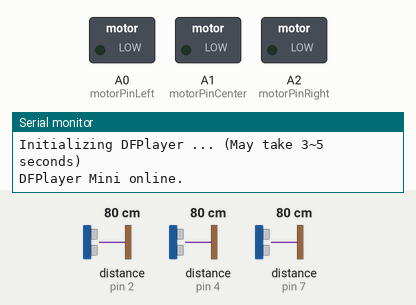
The sketch below on a simulated Arduino Uno, built with avr-gcc and run on an emulated ATmega328P. Shown: switched loads named in the sketch (green lamp = pin HIGH), the last lines printed to the serial monitor. Wiring (inferred from the names in the program): 3 × ultrasonic range finder: trigger pin 3, echo pin 2 / trigger pin 5, echo pin 4 / trigger pin 6, echo pin 7. The test bench sets the inputs (shaded band); at power-on: distance to the obstacle (sensors on pin 2, pin 4, pin 7) 80 cm. The echo pulse lasts 58.3 µs per cm; the audio player accepts every command and is not drawn; pins used as bus, display or sensor lines are not drawn.

Above: at 1.7 s.
1.8 s: distance to the obstacle (sensor on pin 2) set to 56 cm
3.3 s: distance to the obstacle (sensor on pin 2) set to 46 cm
At 3.7 s:
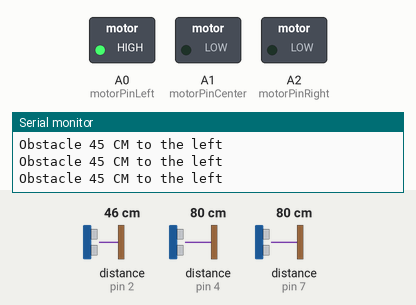
4.8 s: distance to the obstacle (sensor on pin 4) set to 54 cm
7.8 s: distance to the obstacle (sensor on pin 4) set to 47 cm
At 8.8 s:
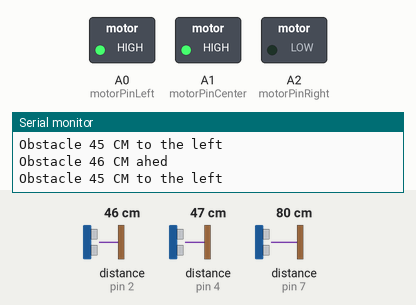
9.3 s: distance to the obstacle (sensor on pin 7) set to 54 cm
12.3 s: distance to the obstacle (sensor on pin 7) set to 46 cm
At 12.7 s:
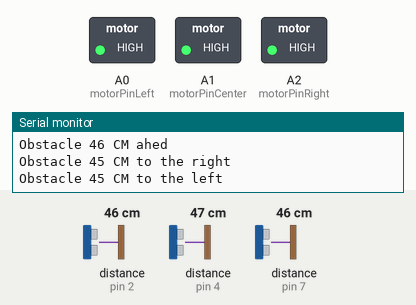
Timing chart, 0 to 14.8 s (numbered marks = the images above; inputs shaded):
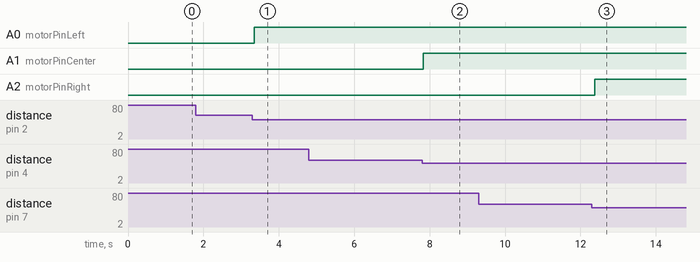

The sketch:

blind_guide.ino
```cpp
#include <Arduino.h>
#include <SoftwareSerial.h>
#include <DFRobotDFPlayerMini.h>
SoftwareSerial mp3SoftwareSerial(10, 11); // RX, TX
DFRobotDFPlayerMini DFPlayer;
const int trigPin1 = 3;
const int echoPin1 = 2;
const int trigPin2 = 5;
const int echoPin2 = 4;
const int trigPin3 = 6;
const int echoPin3 = 7;
int leftduration;
int rightduration;
int centerduration;
int calcDistance1;
int calcDistance2;
int calcDistance3;

int minLeftDistance   = 50;
int minCenterDistance = 50;
int minRightDistance  =  50;

const int motorPinRight  = A2;
const int motorPinCenter = A1;
const int motorPinLeft   = A0;

static unsigned long timer = millis();

int waitTime = 3500;
void printDetail(uint8_t type, int value){
  switch (type) {
    case TimeOut:
      Serial.println(F("Time Out!"));
      break;
    case WrongStack:
      Serial.println(F("Stack Wrong!"));
      break;
    case DFPlayerCardInserted:
      Serial.println(F("Card Inserted!"));
      break;
    case DFPlayerCardRemoved:
      Serial.println(F("Card Removed!"));
      break;
    case DFPlayerCardOnline:
      Serial.println(F("Card Online!"));
      break;
    case DFPlayerPlayFinished:
      Serial.print(F("Number:"));
      Serial.print(value);
      Serial.println(F(" Play Finished!"));
      break;
    case DFPlayerError:
      Serial.print(F("DFPlayerError:"));
      switch (value) {
        case Busy:
          Serial.println(F("Card not found"));
          break;
        case Sleeping:
          Serial.println(F("Sleeping"));
          break;
        case SerialWrongStack:
          Serial.println(F("Get Wrong Stack"));
          break;
        case CheckSumNotMatch:
          Serial.println(F("Check Sum Not Match"));
          break;
        case FileIndexOut:
          Serial.println(F("File Index Out of Bound"));
          break;
        case FileMismatch:
          Serial.println(F("Cannot Find File"));
          break;
        case Advertise:
          Serial.println(F("In Advertise"));
          break;
        default:
          break;
      }
      break;
    default:
      break;
  }
}
void leftAlert(int distance) {

  if (millis() - timer > waitTime) {
    timer = millis();
    DFPlayer.playLargeFolder(01, distance+1);
  }
  if (DFPlayer.available()) {
    printDetail(DFPlayer.readType(), DFPlayer.read()); //Print the detail message from DFPlayer
  }
}

void centerAlert(int distance) {

  if (millis() - timer > waitTime) {
    timer = millis();
    DFPlayer.playLargeFolder(02, distance+1);
  }
  if (DFPlayer.available()) {
    printDetail(DFPlayer.readType(), DFPlayer.read()); //Print the detail message from DFPlayer
  }
}

void rightAlert(int distance) {

  if (millis() - timer > waitTime) {
    timer = millis();
    DFPlayer.playLargeFolder(03, distance+1);
  }
  if (DFPlayer.available()) {
    printDetail(DFPlayer.readType(), DFPlayer.read()); //Print the detail message from DFPlayer
  }
}

void setupDFPlayer() {

  mp3SoftwareSerial.begin(9600);
  Serial.println();
  Serial.println(F("Blind assistancs smart glass..."));
  Serial.println(F("Initializing DFPlayer ... (May take 3~5 seconds)"));

  if (!DFPlayer.begin(mp3SoftwareSerial)){
    Serial.println(F("Unable to begin:"));
    Serial.println(F("1.Please recheck the connection!"));
    Serial.println(F("2.Please insert the SD card!"));
    while(true);
  }
  Serial.println(F("DFPlayer Mini online."));

  DFPlayer.setTimeOut(500); //Set serial communictaion time out 500ms
  DFPlayer.volume(30);  //Set volume value (0~30)
  DFPlayer.EQ(DFPLAYER_EQ_NORMAL);
  DFPlayer.outputDevice(DFPLAYER_DEVICE_SD);
}

int checkDistance1()
{
  digitalWrite(trigPin1, LOW);
  delayMicroseconds(2);
  digitalWrite(trigPin1, HIGH);
  delayMicroseconds(10);
  digitalWrite(trigPin1, LOW);
  leftduration = pulseIn(echoPin1, HIGH);
  calcDistance1 = (leftduration * 0.0343) / 2;
  delay(10);
  return calcDistance1;
}int checkDistance2()
{
  digitalWrite(trigPin2, LOW);
  delayMicroseconds(2);
  digitalWrite(trigPin2, HIGH);
  delayMicroseconds(10);
  digitalWrite(trigPin2, LOW);
  centerduration = pulseIn(echoPin2, HIGH);
  calcDistance2 = (centerduration * 0.0343) / 2;
  delay(10);
  return calcDistance2;
}int checkDistance3()
{
  digitalWrite(trigPin3, LOW);
  delayMicroseconds(2);
  digitalWrite(trigPin3, HIGH);
  delayMicroseconds(10);
  digitalWrite(trigPin3, LOW);
  rightduration = pulseIn(echoPin3, HIGH);
  calcDistance3 = (rightduration * 0.0343) / 2;
  delay(10);
  return calcDistance3;
}
void setup() {
  Serial.begin(9600);
    pinMode(trigPin1, OUTPUT);
    pinMode(echoPin1, INPUT);
    pinMode(trigPin2, OUTPUT);
    pinMode(echoPin2, INPUT);
    pinMode(trigPin3, OUTPUT);
    pinMode(echoPin3, INPUT);
    setupDFPlayer();
}

void loop() {


  int leftDistance = checkDistance1();
  int centerDistance  = checkDistance2();
  int rightDistance   = checkDistance3();

//
//   Serial.print("Left: ");
//   Serial.print(leftDistance);
//   Serial.print(", Center: ");
//   Serial.print(centerDistance);
//   Serial.print(", Right: ");
//   Serial.println(rightDistance);
//  delay(100);
  if(leftDistance < minLeftDistance && leftDistance > 1) {

    Serial.print("Obstacle ");
    Serial.print(leftDistance);
    Serial.println(" CM to the left");

    leftAlert(leftDistance);
    analogWrite(motorPinLeft, 512);
  }
  else {
    analogWrite(motorPinLeft, 0);
  }

  if(centerDistance < minCenterDistance && centerDistance > 1) {

    Serial.print("Obstacle ");
    Serial.print(centerDistance);
    Serial.println(" CM ahed");

    centerAlert(centerDistance);
    analogWrite(motorPinCenter, 512);
  }
  else {
    analogWrite(motorPinCenter, 0);
  }

  if(rightDistance < minRightDistance && rightDistance > 1) {

    Serial.print("Obstacle ");
    Serial.print(rightDistance);
    Serial.println(" CM to the right");

    rightAlert(rightDistance);
    analogWrite(motorPinRight, 512);
  }
  else {
    analogWrite(motorPinRight, 0);
  }

}
```

Measured:
- the behaviour switches between 51 and 50 cm on distance to the obstacle (sensor on pin 2) (found by bisection; images 0 and 1)
- the behaviour switches between 51 and 50 cm on distance to the obstacle (sensor on pin 4) (found by bisection; images 1 and 2)
- the behaviour switches between 51 and 50 cm on distance to the obstacle (sensor on pin 7) (found by bisection; images 2 and 3)
- after the input at 1.8 s, every drawn part: stays the same
- after the input at 3.3 s, A0 (motorPinLeft): LOW → HIGH after 0.05 s
- after the input at 7.8 s, A1 (motorPinCenter): LOW → HIGH at once
- after the input at 12.3 s, A2 (motorPinRight): LOW → HIGH after 0.08 s
